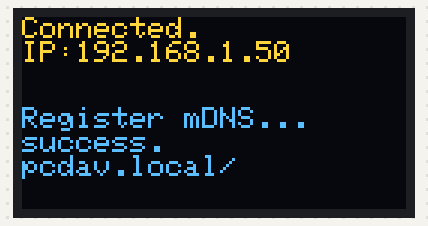
Recording of a sketch running on a simulated ESP32. Parts: 128×64 one-colour display. The OLED is the two-colour kind (top 16 rows yellow); WiFi joins after 1.5 s; servers stay silent unless stated.

Above: at 1.7 s.

The sketch:

WiFiTest.ino
```cpp
#include <Wire.h>
#include <Adafruit_SSD1306.h>
#include <WiFi.h>
#include <WebServer.h>
#include <ESPmDNS.h>
Adafruit_SSD1306 lcd(128, 64);
const char* mdns_name = "pcdav"; // !!! change this to your own unique name please
WebServer server(80);  // define server object, at port 80
void on_home() { server.send(200, "text/html", "<h1>Hello World!</h1>"); }
void setup(void){
  lcd.begin(SSD1306_SWITCHCAPVCC, 0x3C); lcd.setTextColor(WHITE); lcd.clearDisplay();
  lcd.display();
  WiFi.mode(WIFI_STA); // set ESP in STATION mode
  WiFi.begin("CICS_makerspace", "makerspace"); // this is the WiFi in classroom
  lcd.setCursor(0,0); lcd.print("Connecting..."); lcd.display();
  while(WiFi.status() != WL_CONNECTED) { delay(500); }
  lcd.clearDisplay(); lcd.setCursor(0,0); lcd.print("Connected.\nIP:");
  lcd.println(WiFi.localIP()); lcd.display(); // print out assigned IP address
  lcd.setCursor(0,30); lcd.println("Register mDNS..."); lcd.display();
  if (MDNS.begin(mdns_name)) {  // register mDNS name
    lcd.println("success."); lcd.print(mdns_name); lcd.print(".local/"); lcd.display();
  } else { lcd.print("failed."); lcd.display(); }

  server.on("/", on_home);  // home callback function
  server.on("/inline", [](){server.send(200, "text/html", "<h1>Inline callback works too!</h1>");});
  server.begin();  // starts server
}
void loop(void){
  server.handleClient();  // handle client requests, must call frequently
}
```
